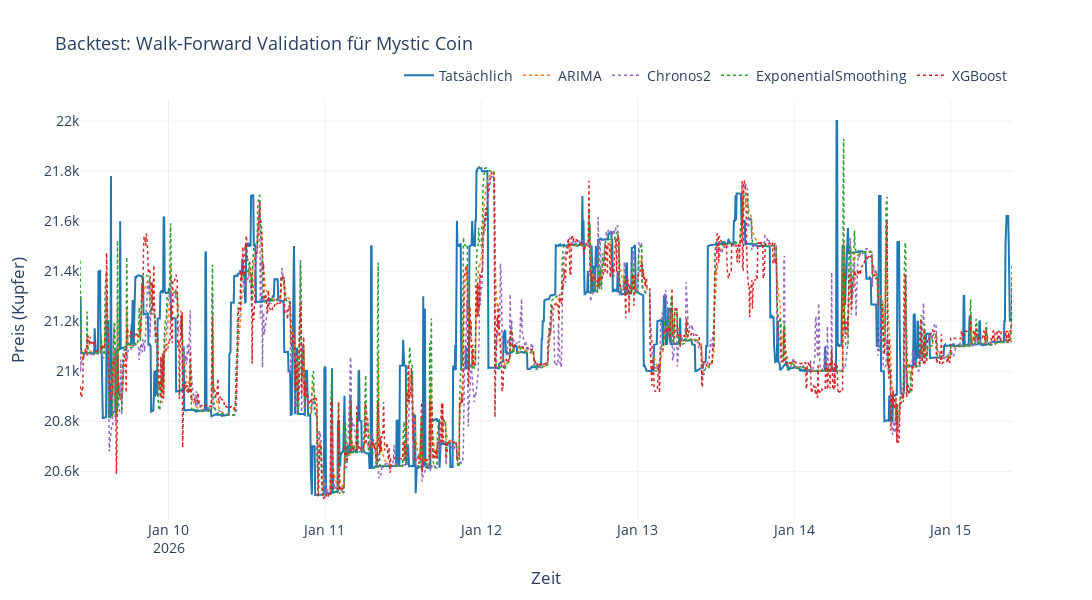

Notebook cell for this chart:
### Code cell
# Backtest Plot erstellen
fig_backtest = go.Figure()

# Tatsächlicher Preisverlauf (blau)
if actual_rows:
    fig_backtest.add_trace(go.Scatter(
        x=df_actual["timestamp"],
        y=df_actual["actual"],
        mode="lines",
        name="Tatsächlich",
        line=dict(color=ACTUAL_COLOR, width=2),
    ))

# Prognosen der einzelnen Modelle
for model_name in df_hist["model"].unique():
    df_model = df_hist[df_hist["model"] == model_name]
    fig_backtest.add_trace(go.Scatter(
        x=df_model["timestamp"],
        y=df_model["forecast"],
        mode="lines",
        name=model_name,
        line=dict(color=MODEL_COLORS.get(model_name, "#7f7f7f"), width=1.5, dash="dot"),
    ))

fig_backtest.update_layout(
    title="Backtest: Walk-Forward Validation für Mystic Coin",
    xaxis_title="Zeit",
    yaxis_title="Preis (Kupfer)",
    template="plotly_white",
    legend=dict(orientation="h", yanchor="bottom", y=1.02, xanchor="right", x=1),
    font=dict(size=14),
    title_font_size=18,
    width=1200,
    height=600,
)

fig_backtest.show()

### Figure 1 — Plotly figure (JSON) as saved in the notebook; plotly's stock layout.template omitted (floating-point values rounded to 4 significant figures; data arrays with more than 128 entries replaced by an {"elided": "..."} marker saying what was removed)
{"data": [{"line": {"color": "#1f77b4", "width": 2}, "mode": "lines", "name": "Tatsächlich", "type": "scatter", "x": {"elided": "1717 str values"}, "y": {"elided": "1717 float values"}}, {"line": {"color": "#ff7f0e", "dash": "dot", "width": 1.5}, "mode": "lines", "name": "ARIMA", "type": "scatter", "x": {"elided": "1717 str values"}, "y": {"elided": "1717 float values"}}, {"line": {"color": "#9467bd", "dash": "dot", "width": 1.5}, "mode": "lines", "name": "Chronos2", "type": "scatter", "x": {"elided": "1717 str values"}, "y": {"elided": "1717 float values"}}, {"line": {"color": "#2ca02c", "dash": "dot", "width": 1.5}, "mode": "lines", "name": "ExponentialSmoothing", "type": "scatter", "x": {"elided": "1717 str values"}, "y": {"elided": "1717 float values"}}, {"line": {"color": "#d62728", "dash": "dot", "width": 1.5}, "mode": "lines", "name": "XGBoost", "type": "scatter", "x": {"elided": "1717 str values"}, "y": {"elided": "1717 float values"}}], "layout": {"font": {"size": 14}, "height": 600, "legend": {"orientation": "h", "x": 1, "xanchor": "right", "y": 1.02, "yanchor": "bottom"}, "title": {"font": {"size": 18}, "text": "Backtest: Walk-Forward Validation für Mystic Coin"}, "width": 1200, "xaxis": {"title": {"text": "Zeit"}}, "yaxis": {"title": {"text": "Preis (Kupfer)"}}}}
